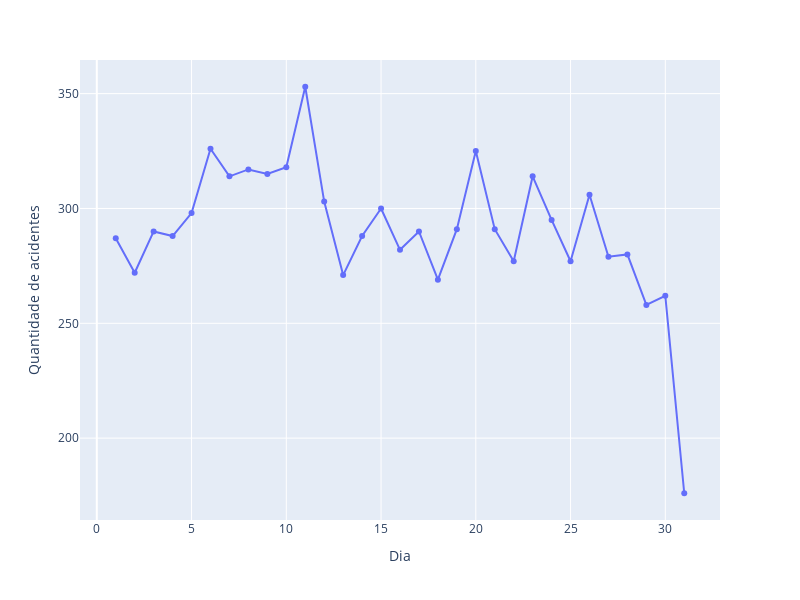

The cell this chart's notebook holds for it:
### Code cell
df_new["Dia"] = df_new["ocorrencia_tempo"].dt.day
data = df_new["Dia"].value_counts().sort_index()

fig = px.line(
    x=data.index,
    y=data.values,
    markers=True,
    labels={"x": "Dia", "y": "Quantidade de acidentes"},
    width=800,
    height=600
)
fig.show()

### Figure 1 — Plotly figure (JSON) as saved in the notebook; plotly's stock layout.template omitted (floating-point values rounded to 4 significant figures)
{"data": [{"hovertemplate": "Dia=%{x}<br>Quantidade de acidentes=%{y}<extra></extra>", "legendgroup": "", "line": {"color": "#636efa", "dash": "solid"}, "marker": {"symbol": "circle"}, "mode": "lines+markers", "name": "", "orientation": "v", "showlegend": false, "type": "scatter", "x": [1.0, 2.0, 3.0, 4.0, 5.0, 6.0, 7.0, 8.0, 9.0, 10.0, 11.0, 12.0, 13.0, 14.0, 15.0, 16.0, 17.0, 18.0, 19.0, 20.0, 21.0, 22.0, 23.0, 24.0, 25.0, 26.0, 27.0, 28.0, 29.0, 30.0, 31.0], "xaxis": "x", "y": [287, 272, 290, 288, 298, 326, 314, 317, 315, 318, 353, 303, 271, 288, 300, 282, 290, 269, 291, 325, 291, 277, 314, 295, 277, 306, 279, 280, 258, 262, 176], "yaxis": "y"}], "layout": {"height": 600, "legend": {"tracegroupgap": 0}, "margin": {"t": 60}, "width": 800, "xaxis": {"anchor": "y", "domain": [0, 1], "title": {"text": "Dia"}}, "yaxis": {"anchor": "x", "domain": [0, 1], "title": {"text": "Quantidade de acidentes"}}}}
